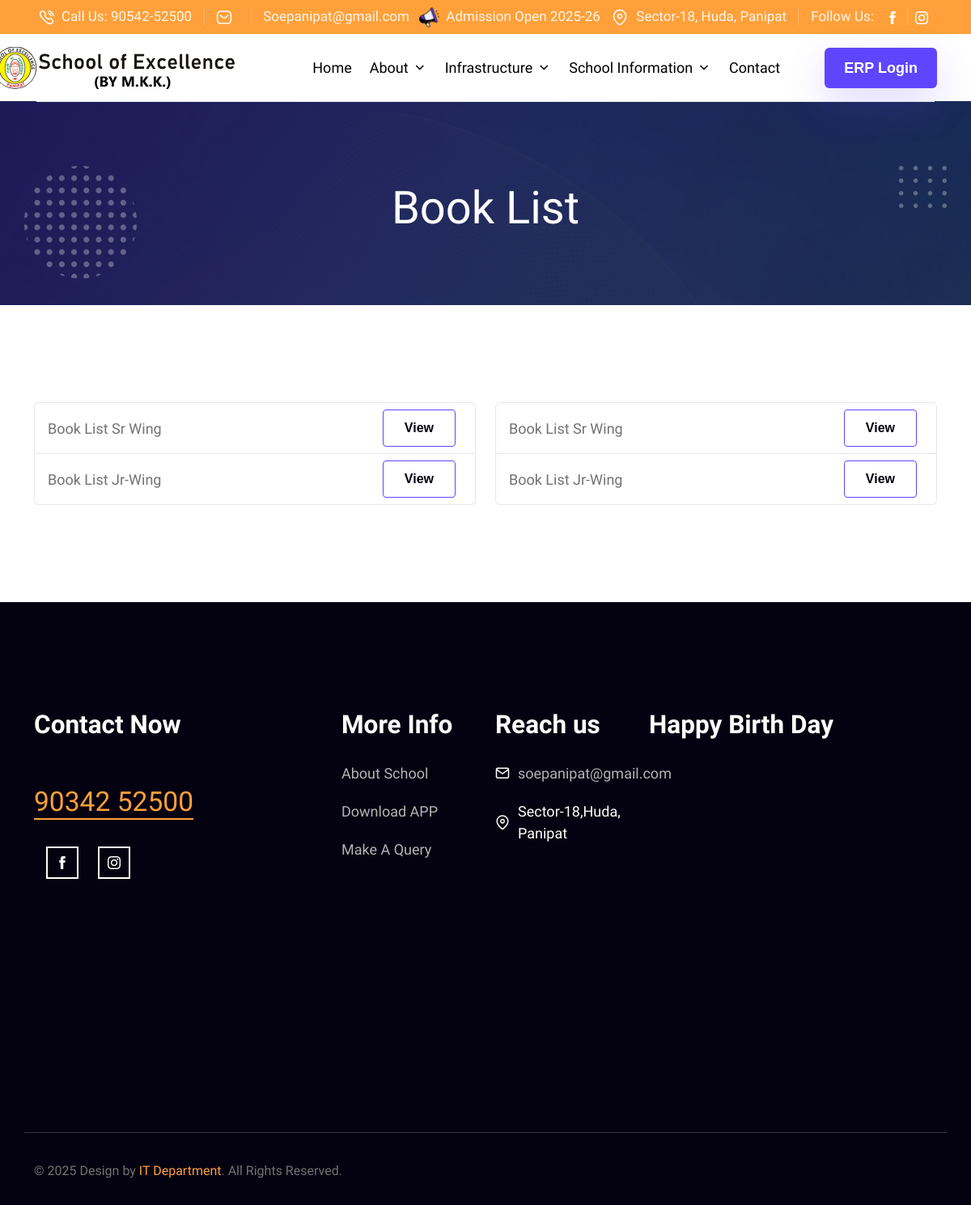
The app's page /Book-List.php, older data.
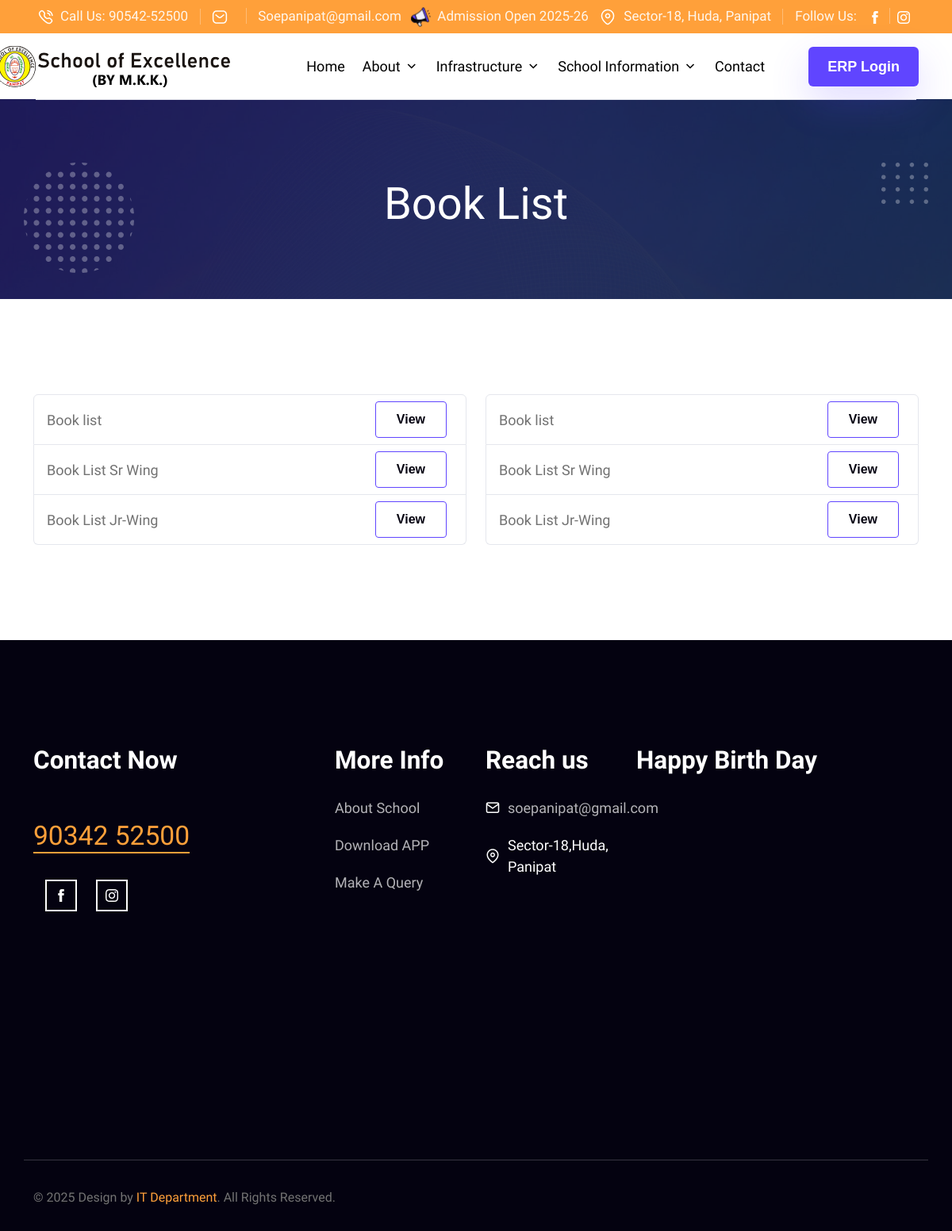
The same page, newer data.
### tables this page shows
CREATE TABLE `pdfs` (
  `id` int(11) NOT NULL,
  `title` varchar(255) DEFAULT NULL,
  `category` varchar(100) DEFAULT NULL,
  `file_name` varchar(255) DEFAULT NULL,
  `upload_date` date DEFAULT NULL
);

### Book-List.php (the view, shortened to what this page needs)
<?php include('web/header.php'); ?>
<?php include('./admin-panel/db.php'); ?>
<section class="promo-sec" style="background: url('images/promo-bg.jpg')no-repeat center center / cover;">
    <img src="images/promo-left.png" alt="" class="anim-img">
    <img src="images/promo-right.png" alt="" class="anim-img anim-right">
    <div class="container">
        <div class="row">
            <div class="col-lg-12 text-center">
                <h1 class="display-2 text-white">Book List</h1>
            </div>
        </div>
    </div>
</section>
<section class="blog-sec bg-shade sec-padding">
    <div class="container">
        <div class="row">
            <div class="col-sm-6">
                <?php
                $category = 'book-list';
                $stmt = $conn->prepare("SELECT title, file_name FROM pdfs WHERE category = ? ORDER BY id DESC");
                $stmt->bind_param("s", $category);
                $stmt->execute();
                $result = $stmt->get_result();
                if ($result->num_rows === 0) {
                    echo "<p>No brochures found.</p>";
                } else {
                    echo "<ul class='list-group'>";
                    while ($row = $result->fetch_assoc()) {
                        echo "<li class='list-group-item d-flex justify-content-between align-items-center'>";
                        echo htmlspecialchars($row['title']);
                        echo "<span>";
                        echo "<a class='btn btn-sm btn-outline-primary me-2' target='_blank' href='./admin-panel/pdfs/uploads/pdfs/" . $row['file_name'] . "'>View</a>";
                        echo "</span></li>";
                    }
                    echo "</ul>";
                }
                ?>
            </div>
            <div class="col-sm-6">
                <?php
                $category = 'book-list';
                $stmt = $conn->prepare("SELECT title, file_name FROM pdfs WHERE category = ? ORDER BY id DESC");
                $stmt->bind_param("s", $category);
                $stmt->execute();
                $result = $stmt->get_result();
                if ($result->num_rows === 0) {
                    echo "<p>No brochures found.</p>";
                } else {
                    echo "<ul class='list-group'>";
                    while ($row = $result->fetch_assoc()) {
                        echo "<li class='list-group-item d-flex justify-content-between align-items-center'>";
                        echo htmlspecialchars($row['title']);
                        echo "<span>";
                        echo "<a class='btn btn-sm btn-outline-primary me-2' target='_blank' href='./admin-panel/pdfs/uploads/pdfs/" . $row['file_name'] . "'>View</a>";
                        echo "</span></li>";
                    }
                    echo "</ul>";
                }
                ?>
            </div>
        </div>
    </div>
</section>
<?php include('web/footer.php'); ?>

Row changes from the older to the newer data that the page shows:
added pdfs: title "Book list"
